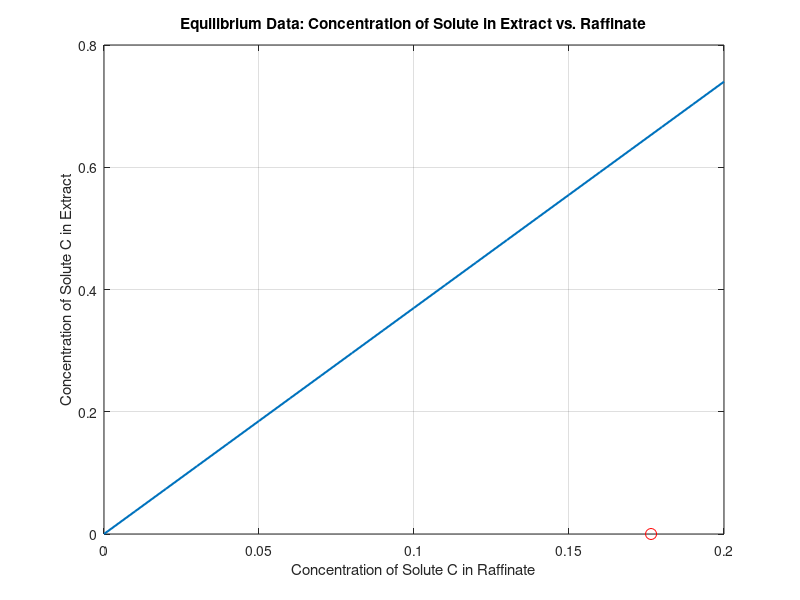

Write MATLAB code to recreate this figure. (Note: this script raises an error after producing the figure.)
% Step 1: Generate equilibrium data
x = 0:0.01:0.2;  
y = 3.7* x;       

F=1000;
x0=0.15;
y0=0;
R=850;
X0=x0/(1-x0);
Y0=y0/(1-y0);

x_init=X0;
y_init=0;
E=100:10:500;
slope=-(R./E);

solue_remove_pre=zeros(1,length(slope));
%  figure
for i=1:length(slope)
    x_init=X0;
    y_init=0;
     figure
    for j=1:3
        % Step 2: Plot concentration of solute in extract vs. concentration of solute in raffinate
         plot(x, y, 'LineWidth', 1.5); hold on;
        xlabel('Concentration of Solute C in Raffinate');
        ylabel('Concentration of Solute C in Extract');
        title('Equilibrium Data: Concentration of Solute in Extract vs. Raffinate');
        grid on;
        hold on;
        plot(x_init, y_init, 'ro', 'MarkerSize', 8);  % Plot the point X0,Y0  X1',Y1' .....
        hold on;
    
        syms xn_d yn_d;
        eq1 = eq(yn_d, 3.75 * xn_d);
        eq2 = eq(yn_d, y_init + slope(i) * (xn_d - x_init));
    
        [xn_d,yn_d] = solve([eq1, eq2], [xn_d, yn_d]);
    
        xn_d = double(xn_d);
        yn_d = double(yn_d);
         plot([x_init,xn_d],[y_init,yn_d],'m-');
        x_init=xn_d;
        y_init=0;
         plot([x_init,xn_d],[y_init,yn_d],'m-');
    end
    solue_remove_pre(i) = (1-(xn_d*R/150))*100;
end
solvent_amount=E;
figure
plot(solvent_amount,solue_remove_pre);
xlabel('Solvent amount/stage');
ylabel('Percentage removal of solute');
title('Solvent amount/stage vs Percentage removal of solute');
grid on;

desired_y=95;
%estimate function so can calculate relation B at 95% c removed
figure
f1=polyfit(solvent_amount,solue_remove_pre,3);
p1=polyval(f1,desired_y);
x_values = linspace(100,500, 100);
y_estimated = polyval(f1, x_values);
plot(x_values, y_estimated, 'r-', 'LineWidth', 1.5);  % Plot estimated polynomial curve
xlabel('Solvent amount/stage');
ylabel('Estimated Percentage removal of solute');
title('Estimation of function between Solvent amount/stage and Percentage removal of solute');
hold off;

ep=0.01;
disp("Amount of B at 95% C removed is ")
for i=100:500
    if polyval(f1, i)<=95+ep && polyval(f1, i)>=95-ep
        disp(i);
        break;
    end
end
